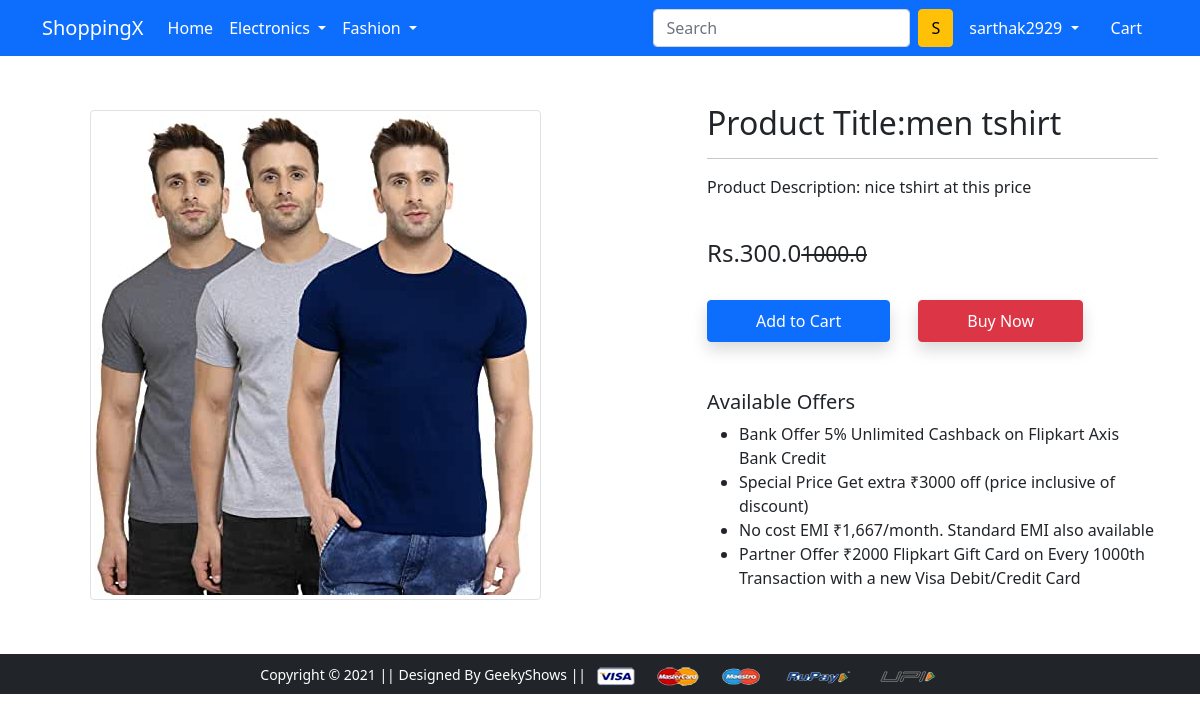
Page /product-detail/1 (signed in) on the committed database.
### app/models.py (models this page shows, shortened)
class Product(models.Model):
    title = models.CharField(max_length=100)
    selling_price = models.FloatField()
    discounted_price = models.FloatField()
    description = models.TextField()
    brand = models.CharField(max_length=100)
    category = models.CharField(choices=CATEGORY_CHOICES, max_length=2)
    product_image = models.ImageField(upload_to='productimg')

### app/views.py (the view)
# urls.py: path('product-detail/<int:id>', views.product_detail, name='product-detail'),
def product_detail(request, id):
    item_already_in_cart=False
    item_already_in_cart = Cart.objects.filter(Q(product=id) & Q(user=request.user)).exists()
    details = Product.objects.filter(id=id)
    return render(request, 'app/productdetail.html', {'details': details ,'item_already_in_cart':item_already_in_cart})

### app/templates/app/productdetail.html (shortened to what this page needs)
{% extends 'app/base.html' %}
{% load static %}
{% block main-content %}
{% for i in details %}
<div class="container my-5">
 <div class="row">
  <div class="col-sm-6 text-center align-self-center">
   <img src="{{i.product_image.url}}" alt="" class="img-fluid img-thumbnail">
  </div>
  <div class="col-sm-5 offset-sm-1">
   <h2>Product Title:{{i.title}}</h2>
   <hr>
   <p>Product Description: {{i.description}}</p> <br>
   <h4>Rs.{{i.discounted_price}}<small class="fw-light text-decoration-line-through">{{i.selling_price }}</small></h4> <br>
       {% if item_already_in_cart  %}
     <a href="{% url 'showcart' %}" class="btn btn-warning shadow px-5 py-2 ms-4">Go to Cart</a>
    {% else %}
<form action="/add-to-cart" class="d-inline">
      <button type="submit" class="btn btn-primary shadow px-5 py-2">Add to Cart</button>
     </form>
{% endif %}
   <a href="{% url 'checkout' %}" class="btn btn-danger shadow px-5 py-2 ms-4">Buy Now</a>
   <h5 class="mt-5">Available Offers</h5>
   <ul>
    <li>Bank Offer 5% Unlimited Cashback on Flipkart Axis Bank Credit</li>
    <li>Special Price Get extra ₹3000 off (price inclusive of discount)</li>
    <li>No cost EMI ₹1,667/month. Standard EMI also available</li>
    <li>Partner Offer ₹2000 Flipkart Gift Card on Every 1000th Transaction with a new Visa Debit/Credit Card</li>
   </ul>
  </div>
 </div>
</div>
{% endfor %}
{% endblock main-content %}

### app/templates/app/base.html (shortened to what this page needs)
<!doctype html>
{% load static %}
<html lang="en">
  <head>
    <link href="https://cdn.jsdelivr.net/npm/bootstrap@5.0.0-beta1/dist/css/bootstrap.min.css" rel="stylesheet">
    <link rel="stylesheet" href="{% static 'app/css/owl.carousel.min.css' %}">
    <link rel="stylesheet" href="{% static 'app/css/all.min.css' %}">
    <link rel="stylesheet" href="{% static 'app/css/style.css' %}">
  </head>
  <body>
    <nav class="navbar navbar-expand-lg navbar-dark bg-primary">
     <div class="container">
       <a class="navbar-brand" href="/">ShoppingX</a>
       <div class="collapse navbar-collapse" id="navbarSupportedContent">
         <ul class="navbar-nav me-auto mb-2 mb-lg-0">
           <li class="nav-item">
             <a class="nav-link active" aria-current="page" href="/">Home</a>
           </li>
           <li class="nav-item dropdown">
             <a class="nav-link dropdown-toggle text-white" href="#" id="electronicsDropdown" role="button" data-bs-toggle="dropdown" aria-expanded="false">
               Electronics
             </a>
           </li>
           <li class="nav-item dropdown">
             <a class="nav-link dropdown-toggle text-white" href="#" id="fashionDropdown" role="button" data-bs-toggle="dropdown" aria-expanded="false">
               Fashion
             </a>
           </li>
         </ul>
         <form class="d-flex">
           <input class="form-control me-2" type="search" placeholder="Search" aria-label="Search">
           <button class="btn btn-warning" type="submit">S</button>
         </form>
         <div>
          <ul class="navbar-nav me-auto mb-2 mb-lg-0">
          {% if request.user.is_authenticated %}
           <li class="nav-item dropdown mx-2">
              <a class="nav-link dropdown-toggle text-white" href="#" id="profileDropdown" role="button" data-bs-toggle="dropdown" aria-expanded="false">
                {{request.user.username}}
              </a>
            </li>
            <li class="nav-item mx-2">
              <a href="{% url 'showcart' %}" class="nav-link text-white"> Cart </a>
            </li>
            {% endif %}
          </ul>
         </div>
       </div>
     </div>
    </nav>
    {% block main-content %} {% endblock main-content %}
    <footer class="container-fluid bg-dark text-center p-2 mt-5">
        <small class="text-white">Copyright &copy; 2021 || Designed By GeekyShows || </small>
        <img src="{% static 'app/images/payment.png' %}" alt="" srcset="" class="img-fluid" height="2px">
    </footer>
  </body>
</html>

### rows in the picture
Product: product_image (picture), title "men tshirt", description "nice tshirt at this price", discounted_price "300.0", selling_price "1000.0"

### other values in the picture
{{ request.user.username }} "sarthak2929"
